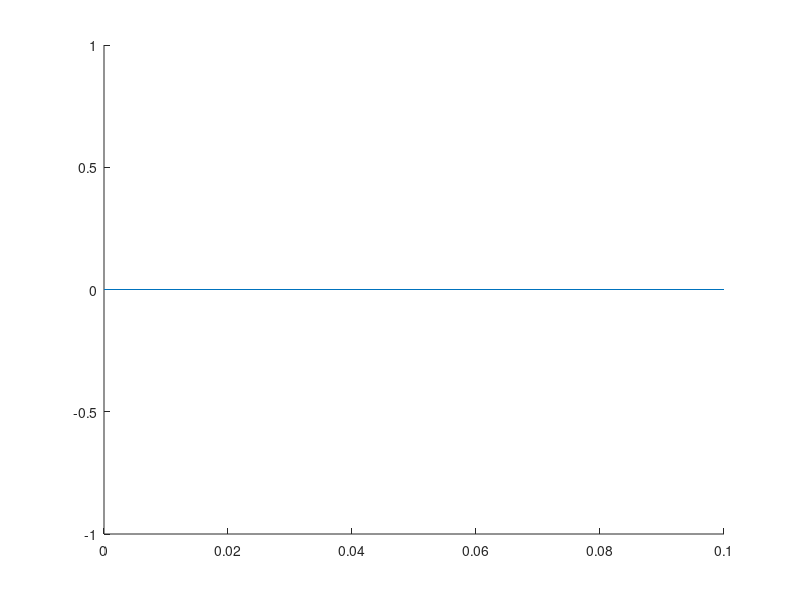

This figure's MATLAB source: (Note: this script raises an error after producing the figure.)
% Water shear and reynold's number
% The colebrook equation for a smooth pipe is:
% g(f, Re) = 1/sqrt(f) + 2*log10(2.51/(Re*sqrt(f))) = 0
% we wish to numerically find f for different values of Re

f_range = linspace(0, .1);
line([0 .1], [0 0]);
hold on
for Re = [10e4, 10e5, 10e6]
	plot(f_range, g(f_range,Re,0))
end
%xlim([.01 .1])
title('colebrook output as a function of Reynolds number')
xlabel('friction factor')
ylabel('g')

% The haaland equation is used to estimate f and is given by:
% 1/sqrt(f) ~ -1.8*log10(6.9/Re] (for a smooth pipe)
% as such, f ~ (-1.8*log10(6.9/Re])^-2 
% Let's plot for the same set of Reynold's numbers:
f_factors = []; % save for later (when doing fixed point iteration)
for Re = [10e4, 10e5, 10e6]
	f_val = f(Re, 0);
	f_factors = [f_factors f_val];
	sprintf("For Re= %d, f= %d by haaland equation", Re, f_val)
	xline(f_val);
end

% These lines match up very nicely proving the haaland equation
% to be a good approximation
% Let's use these initial guesses to find the actual value
% since this is a single guess, I will use fixed-point iteration


Re_num = [10e4 10e5 10e6]
for k = 1:3
	fac = f_factors(k);
	Re = Re_num(k);
	fixed_point_iter(@g, @fp_g, Re, 0, fac, 1e-10);
end

% Let's do this with more values of Re and plot f as a function of Re
Re_range = logspace(3, 8);
f_range_pred = f(Re_range, 0);
f_range_calc = [];
for k = 1:length(Re_range);
	Re = Re_range(k);
	fac = f_range_pred(k);
	calc_f = fixed_point_iter(@g, @fp_g, Re, 0, fac, 1e-10);
	f_range_calc = [f_range_calc calc_f];
end
figure;
% plot on a log-scaled plot for the x values
loglog(Re_range, f_range_calc);
title('f factors as a function of Re')
xlabel('Re')
ylabel('f (calculated)')


% Let's now change it so that we are not dealing with non-smooth pipes
% i.e. several non-zero Ed values
eD_range = [.00002 .01 .02 .05]
figure
%line([10e3 10e8], [.7 .7]);
for eD = eD_range
	f_range_calc_witheD = [];
	for k = 1:length(Re_range);
		Re = Re_range(k);
		fac = f(Re, eD);
		calc_f = fixed_point_iter(@g, @fp_g, Re, eD, fac, 1e-10);
		f_range_calc_witheD = [f_range_calc_witheD calc_f];
	end
	loglog(Re_range, f_range_calc_witheD);
	hold on
end
hold off
title('f factors as a function of Re (with eD factor included')
xlabel('Re')
ylabel('f (calculated)')
legend('eD=.00002', 'eD=.01', 'eD=.02', 'eD=.05')

%%%%%%%%%%%%%%%%%%% my functions %%%%%%%%%%%%%%%%%%%%%%%%%
function ret =  g(f, Re, eD)
	ret = 1./sqrt(f) + 2*log10(eD/3.7 + 2.51./(Re*sqrt(f)));
end

function ret =  fp_g(f, Re, eD)
	% fixed point iteration of g
	% 1./sqrt(f) + 2*log10(2.51./(Re*sqrt(f))) = 0
	% rearrange for an f (the left side is fine)
	ret = (2*log10(eD/3.7 + 2.51./(Re*sqrt(f))))^-2;
end

function ret = f(Re, eD)
       ret =  (-1.8*log10(6.9./Re + (eD/3.7).^1.11)).^-2; 
end

function ret = fixed_point_iter(g, fp_g, Re, eD, xi,lim)
	% xi -  initial guess
	% Re - reynolds number
	% lim limit
	l = 10; % large initial number
	n = 0;
	while l > lim
		xi = fp_g(xi, Re, eD); % get next iteration
	        l = abs(g(xi, Re, eD)); % compare to actual function
	        n = n + 1;
	end
	
	sprintf('Arrived at approximation of %f after %d cycles', xi, n)
	ret = xi;
end


